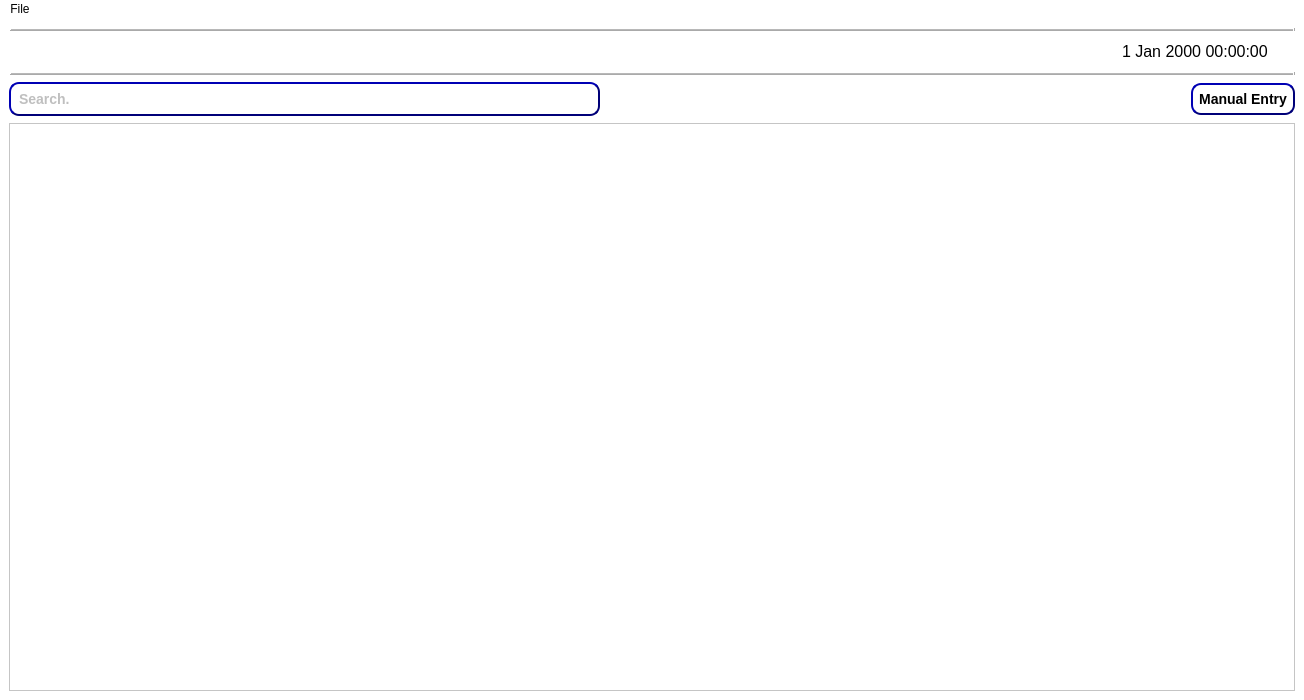
<?xml version="1.0" encoding="UTF-8"?>
<ui version="4.0">
 <class>MainWindow</class>
 <widget class="QMainWindow" name="MainWindow">
  <property name="geometry">
   <rect>
    <x>0</x>
    <y>0</y>
    <width>1304</width>
    <height>700</height>
   </rect>
  </property>
  <property name="minimumSize">
   <size>
    <width>0</width>
    <height>0</height>
   </size>
  </property>
  <property name="maximumSize">
   <size>
    <width>16777215</width>
    <height>16777215</height>
   </size>
  </property>
  <property name="cursor">
   <cursorShape>ArrowCursor</cursorShape>
  </property>
  <property name="windowTitle">
   <string>E-Triyaj</string>
  </property>
  <property name="windowIcon">
   <iconset>
    <normaloff>../logo/logo.png</normaloff>../logo/logo.png</iconset>
  </property>
  <property name="styleSheet">
   <string notr="true">gridline-color: rgb(0, 0, 100);
background-color: rgb(255, 255, 255);</string>
  </property>
  <widget class="QWidget" name="centralwidget">
   <layout class="QGridLayout" name="gridLayout_2">
    <item row="0" column="0">
     <layout class="QGridLayout" name="gridLayout" rowstretch="1,2,1,1,50" columnstretch="0">
      <property name="verticalSpacing">
       <number>7</number>
      </property>
      <item row="1" column="0">
       <layout class="QHBoxLayout" name="headerHorizontalLayout">
        <item>
         <spacer name="horizontalSpacer_2">
          <property name="orientation">
           <enum>Qt::Horizontal</enum>
          </property>
          <property name="sizeType">
           <enum>QSizePolicy::Minimum</enum>
          </property>
          <property name="sizeHint" stdset="0">
           <size>
            <width>5</width>
            <height>20</height>
           </size>
          </property>
         </spacer>
        </item>
        <item>
         <widget class="QLabel" name="eTriageLogo">
          <property name="sizePolicy">
           <sizepolicy hsizetype="Preferred" vsizetype="Preferred">
            <horstretch>0</horstretch>
            <verstretch>0</verstretch>
           </sizepolicy>
          </property>
          <property name="maximumSize">
           <size>
            <width>341</width>
            <height>81</height>
           </size>
          </property>
          <property name="styleSheet">
           <string notr="true">background-color: transparent;</string>
          </property>
          <property name="text">
           <string/>
          </property>
          <property name="textFormat">
           <enum>Qt::AutoText</enum>
          </property>
          <property name="pixmap">
           <pixmap>../logo/e-triage.png</pixmap>
          </property>
          <property name="scaledContents">
           <bool>true</bool>
          </property>
          <property name="wordWrap">
           <bool>true</bool>
          </property>
         </widget>
        </item>
        <item>
         <spacer name="horizontalSpacer">
          <property name="orientation">
           <enum>Qt::Horizontal</enum>
          </property>
          <property name="sizeHint" stdset="0">
           <size>
            <width>40</width>
            <height>20</height>
           </size>
          </property>
         </spacer>
        </item>
        <item alignment="Qt::AlignRight|Qt::AlignVCenter">
         <widget class="QDateTimeEdit" name="dateTimeEdit">
          <property name="enabled">
           <bool>true</bool>
          </property>
          <property name="font">
           <font>
            <pointsize>12</pointsize>
           </font>
          </property>
          <property name="autoFillBackground">
           <bool>false</bool>
          </property>
          <property name="styleSheet">
           <string notr="true">background-color: qlineargradient(spread:pad, x1:0, y1:0, x2:1, y2:1, stop:0 rgba(0, 0, 0, 0), stop:1 rgba(255, 255, 255, 255));
color: rgb(0, 0, 0);</string>
          </property>
          <property name="frame">
           <bool>false</bool>
          </property>
          <property name="buttonSymbols">
           <enum>QAbstractSpinBox::NoButtons</enum>
          </property>
          <property name="keyboardTracking">
           <bool>false</bool>
          </property>
         </widget>
        </item>
        <item>
         <spacer name="horizontalSpacer_3">
          <property name="orientation">
           <enum>Qt::Horizontal</enum>
          </property>
          <property name="sizeType">
           <enum>QSizePolicy::Minimum</enum>
          </property>
          <property name="sizeHint" stdset="0">
           <size>
            <width>5</width>
            <height>20</height>
           </size>
          </property>
         </spacer>
        </item>
       </layout>
      </item>
      <item row="2" column="0">
       <widget class="Line" name="line">
        <property name="styleSheet">
         <string notr="true">color: rgb(85, 85, 255);</string>
        </property>
        <property name="frameShadow">
         <enum>QFrame::Raised</enum>
        </property>
        <property name="lineWidth">
         <number>2</number>
        </property>
        <property name="midLineWidth">
         <number>1</number>
        </property>
        <property name="orientation">
         <enum>Qt::Horizontal</enum>
        </property>
       </widget>
      </item>
      <item row="4" column="0">
       <layout class="QHBoxLayout" name="tableHorizontalLayout">
        <item>
         <widget class="QTableView" name="tableView">
          <property name="sizeAdjustPolicy">
           <enum>QAbstractScrollArea::AdjustToContents</enum>
          </property>
          <property name="gridStyle">
           <enum>Qt::DashLine</enum>
          </property>
          <attribute name="horizontalHeaderCascadingSectionResizes">
           <bool>false</bool>
          </attribute>
          <attribute name="verticalHeaderShowSortIndicator" stdset="0">
           <bool>true</bool>
          </attribute>
         </widget>
        </item>
       </layout>
      </item>
      <item row="3" column="0">
       <layout class="QHBoxLayout" name="searchHorizontalLayout">
        <property name="sizeConstraint">
         <enum>QLayout::SetNoConstraint</enum>
        </property>
        <item>
         <widget class="QLineEdit" name="searchLineEdit">
          <property name="sizePolicy">
           <sizepolicy hsizetype="Expanding" vsizetype="Fixed">
            <horstretch>0</horstretch>
            <verstretch>0</verstretch>
           </sizepolicy>
          </property>
          <property name="minimumSize">
           <size>
            <width>206</width>
            <height>0</height>
           </size>
          </property>
          <property name="maximumSize">
           <size>
            <width>16777215</width>
            <height>16777215</height>
           </size>
          </property>
          <property name="styleSheet">
           <string notr="true">QLineEdit {
    background-color:  rgb(255,255,255);
    border-style: outset;
    border-width: 2px;
    border-radius: 10px;
    border-color: rgb(0, 0, 120);
    font: bold 14px;
	color: grey;
    min-width: 10em;
    padding: 6px;
}
QLineEdit::hasFocus
{
color:black;
}</string>
          </property>
          <property name="text">
           <string/>
          </property>
          <property name="placeholderText">
           <string>Search.</string>
          </property>
         </widget>
        </item>
        <item>
         <spacer name="horizontalSpacer_4">
          <property name="orientation">
           <enum>Qt::Horizontal</enum>
          </property>
          <property name="sizeHint" stdset="0">
           <size>
            <width>40</width>
            <height>20</height>
           </size>
          </property>
         </spacer>
        </item>
        <item alignment="Qt::AlignRight|Qt::AlignVCenter">
         <widget class="QPushButton" name="manualEntryButton">
          <property name="styleSheet">
           <string notr="true">QPushButton {
    background-color:  rgb(255,255,255);
    border-style: outset;
    border-width: 2px;
    border-radius: 10px;
    border-color: rgb(0, 0, 120);
    font: bold 14px;
	color: black;
    min-width: 10em;
    padding: 6px;
}
QPushButton:pressed {
    background-color: rgb(0, 0, 150);
    border-style: inset;
}</string>
          </property>
          <property name="text">
           <string>Manual Entry</string>
          </property>
         </widget>
        </item>
       </layout>
      </item>
      <item row="0" column="0">
       <widget class="Line" name="line_2">
        <property name="styleSheet">
         <string notr="true">color: rgb(85, 85, 255);</string>
        </property>
        <property name="frameShadow">
         <enum>QFrame::Raised</enum>
        </property>
        <property name="lineWidth">
         <number>2</number>
        </property>
        <property name="midLineWidth">
         <number>1</number>
        </property>
        <property name="orientation">
         <enum>Qt::Horizontal</enum>
        </property>
       </widget>
      </item>
     </layout>
    </item>
   </layout>
  </widget>
  <widget class="QMenuBar" name="menubar">
   <property name="geometry">
    <rect>
     <x>0</x>
     <y>0</y>
     <width>1304</width>
     <height>25</height>
    </rect>
   </property>
   <widget class="QMenu" name="menuFile">
    <property name="title">
     <string>File</string>
    </property>
    <addaction name="actionSave"/>
   </widget>
   <addaction name="menuFile"/>
  </widget>
  <action name="actionSave">
   <property name="text">
    <string>Save Table</string>
   </property>
  </action>
 </widget>
 <resources/>
 <connections/>
</ui>
